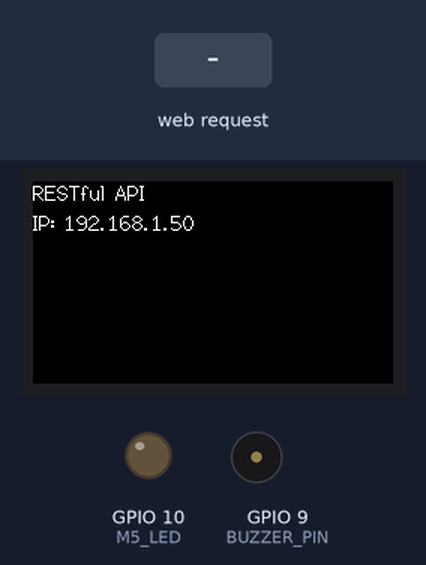
Bench run of a sketch on a simulated ESP32-S3. Parts: 240×135 colour display, output pins drawn as LEDs (lit = HIGH), buzzer (waves = sounding). Inputs (shaded band) come from the test bench. WiFi joins after 1.5 s; servers stay silent unless stated; pins used as bus, display or sensor lines are not drawn; what the sketch prints to the serial monitor is not drawn.

Above: at 2.8 s.
2.9 s: HTTP request GET /led/0 received
At 4.1 s:
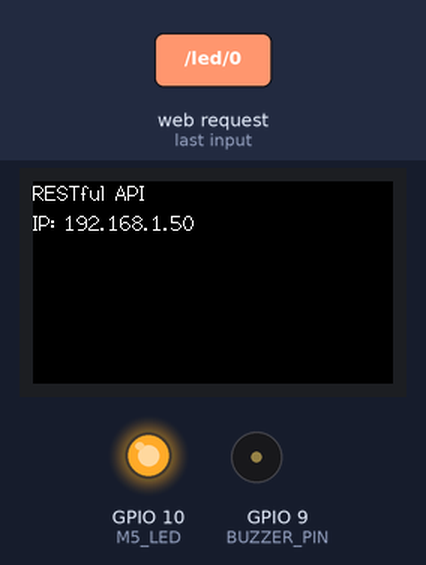
4.4 s: HTTP request GET /buzzer/1 received
At 5.5 s:
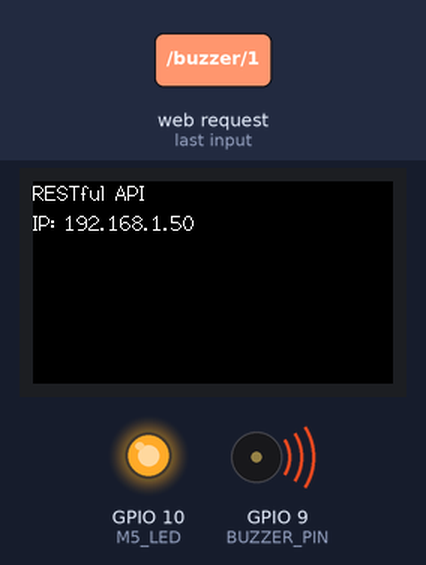
5.9 s: HTTP request GET /led/1 received
At 6.6 s:
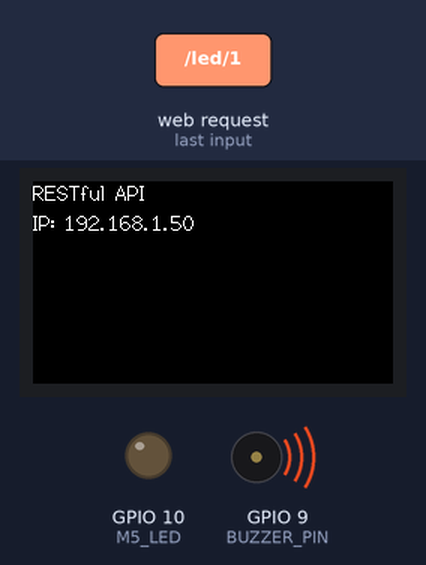
Timing chart, 0 to 8.9 s (numbered marks = the images above; inputs shaded):
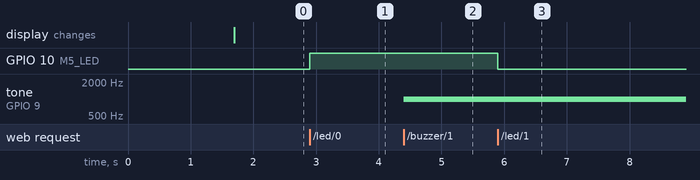

The sketch:

lab1.ino
```cpp
// Extend your lab to incorporate both the functionality listed below:
// Extend URL Endpoints: You can extend the RESTful APIs into different URL endpoints to interact with the device's sensors and obtain data. The available endpoints are:

// a. / - Root endpoint
// b. /gyro/ - Gyroscope data endpoint
// c. /accel/ - Accelerometer data endpoint
// d. /temp/ - Temperature data endpoint

// Actuator Control: In addition to obtaining data from the device, the RESTful API can also trigger actuators on the device. You can extend the functionality to control various actuators, such as LED, buzzer, and LCD. The available actuator control endpoints are:
// a. /led/0 - Turn off the LED
// b. /led/1 - Turn on the LED
// c. /buzzer/0 - Turn off the buzzer
// d. /buzzer/1 - Turn on the buzzer

#include <WiFi.h>               // Include the WiFi library for networking
#include <WebServer.h>           // Include the WebServer library for creating an HTTP server
#include <M5StickCPlus.h>        // Include the M5StickCPlus library for handling the device's hardware

/* Put your SSID & Password */
const char* ssid = "Tj";         // Define your WiFi SSID
const char* password =  "00000000";  // Define your WiFi Password

// Sensor values to hold pitch, roll, yaw, and temperature data
float pitch, roll, yaw, temperature;

WebServer server(80);            // Create a web server object that listens on port 80 (HTTP)


// Pin definitions for LED and buzzer
#define M5_LED 10                // Define the GPIO pin number for the LED (change as necessary)
#define BUZZER_PIN 9             // Define the GPIO pin number for the buzzer (change as necessary)

void setup() {
  Serial.begin(115200);             // Initialize serial communication at 115200 baud rate

  // Initialize M5StickCPlus device
  M5.begin();

  // Check if the IMU (Inertial Measurement Unit) initializes correctly
  if (M5.IMU.Init() != 0)
    Serial.println("IMU initialization failed!");

  // Set up the LCD screen on M5StickCPlus and display a message
  M5.Lcd.setRotation(3);            // Rotate the screen for correct orientation
  M5.Lcd.fillScreen(BLACK);         // Fill the screen with a black background
  M5.Lcd.setCursor(0, 0, 2);        // Set the cursor position
  M5.Lcd.printf("RESTful API", 0);  // Display text on the LCD screen

  // Configure pins for LED and buzzer as output
  pinMode(M5_LED, OUTPUT);
  pinMode(BUZZER_PIN, OUTPUT);

  // Ensure the LED and buzzer are turned off initially
  digitalWrite(M5_LED, LOW);
  digitalWrite(BUZZER_PIN, LOW);

  // Connect to WiFi network
  WiFi.begin(ssid, password);
  WiFi.setHostname("group01-stick"); // Set a custom hostname for the device

  // Wait for WiFi connection
  Serial.print("Connecting to WiFi..");
  while (WiFi.status() != WL_CONNECTED) {  // Loop until WiFi is connected
    delay(500);                             // Wait for 500ms before retrying
    Serial.print(".");                      // Display a dot for each retry
  }

  // Display the device's IP address on the LCD once connected to WiFi
  M5.Lcd.setCursor(0, 20, 2);
  M5.Lcd.print("IP: ");
  M5.Lcd.println(WiFi.localIP());  // Display the assigned IP address

  // Configure HTTP server endpoints
  server.on("/", handle_Root);               // Root endpoint
  server.on("/gyro/", handle_Gyro);         // Gyroscope data endpoint
  server.on("/accel/", handle_Accel);       // Accelerometer data endpoint
  server.on("/temp/", handle_Temp);         // Temperature data endpoint
  server.on("/led/0", handle_LED_Off);     // Turn off the LED endpoint
  server.on("/led/1", handle_LED_On);      // Turn on the LED endpoint
  server.on("/buzzer/1", handle_Buzzer_On); // Turn on the buzzer endpoint
  server.on("/buzzer/0", handle_Buzzer_Off); // Turn off the buzzer endpoint
  server.onNotFound(handle_NotFound);       // Handle requests to undefined endpoints

  // Start the web server
  server.begin();
  Serial.println("HTTP server started");   // Notify in the serial monitor
}

// Function to handle the root endpoint ("/")
void handle_Root() {
  server.send(200, "text/plain", "Welcome to M5StickCPlus RESTful API");  // Send a welcome message
}

// Function to handle the gyroscope data endpoint ("/gyro/")
void handle_Gyro() {
  M5.IMU.getGyroData(&pitch, &roll, &yaw);  // Get gyroscope data from the IMU
  String message = "Gyroscope Data:\nPitch: " + String(pitch) + "\nRoll: " + String(roll) + "\nYaw: " + String(yaw);
  server.send(200, "text/plain", message);  // Send gyroscope data as text response
}

// Function to handle the accelerometer data endpoint ("/accel/")
void handle_Accel() {
  M5.IMU.getAccelData(&pitch, &roll, &yaw);  // Get accelerometer data from the IMU
  String message = "Accelerometer Data:\nPitch: " + String(pitch) + "\nRoll: " + String(roll) + "\nYaw: " + String(yaw);
  server.send(200, "text/plain", message);  // Send accelerometer data as text response
}

// Function to handle the temperature data endpoint ("/temp/")
void handle_Temp() {
  M5.IMU.getTempData(&temperature);  // Get temperature data from the IMU
  String message = "Temperature: " + String(temperature) + " °C";  // Create the temperature message
  server.send(200, "text/plain", message);  // Send the temperature data as a response
}

// Function to handle the LED off endpoint ("/led/0")
void handle_LED_Off() {
  digitalWrite(M5_LED, HIGH);     // Turn off the LED by setting the pin to HIGH
  server.send(200, "text/plain", "LED turned off");  // Send confirmation message
}

// Function to handle the LED on endpoint ("/led/1")
void handle_LED_On() {
  digitalWrite(M5_LED, LOW);      // Turn on the LED by setting the pin to LOW
  server.send(200, "text/plain", "LED turned on");   // Send confirmation message
}

// Function to handle the buzzer off endpoint ("/buzzer/0")
void handle_Buzzer_Off() {
  digitalWrite(BUZZER_PIN, LOW);  // Turn off the buzzer by setting the pin to LOW
  noTone(BUZZER_PIN);             // Stop any sound from the buzzer
  server.send(200, "text/plain", "Buzzer turned off");  // Send confirmation message
}

// Function to handle the buzzer on endpoint ("/buzzer/1")
void handle_Buzzer_On() {
  digitalWrite(BUZZER_PIN, HIGH); // Turn on the buzzer by setting the pin to HIGH
  tone(BUZZER_PIN, 1000);         // Play a 1000 Hz tone
  server.send(200, "text/plain", "Buzzer turned on");  // Send confirmation message
}

// Function to handle undefined endpoints (404 error)
void handle_NotFound() {
  server.send(404, "text/plain", "Not found");  // Send a 404 response for invalid URLs
}

void loop() {
  server.handleClient();   // Keep handling incoming HTTP requests
}
```

Measured:
- after the input at 2.9 s, GPIO 10 (M5_LED): LOW → HIGH at once
- after the input at 4.4 s, tone on GPIO 9 (BUZZER_PIN): silent → 1000 Hz at once
- after the input at 5.9 s, GPIO 10 (M5_LED): HIGH → LOW at once
